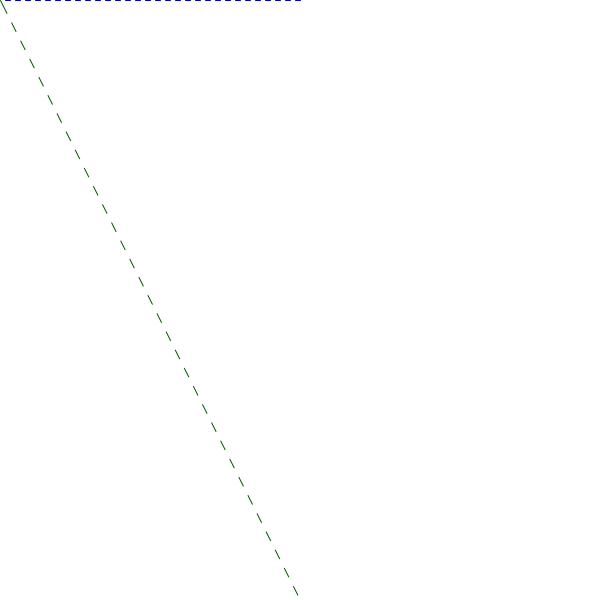
Frame 1 (no input)
Frame 60 (the mouse pressed at the canvas centre just before this capture): identical to frame 1, image omitted
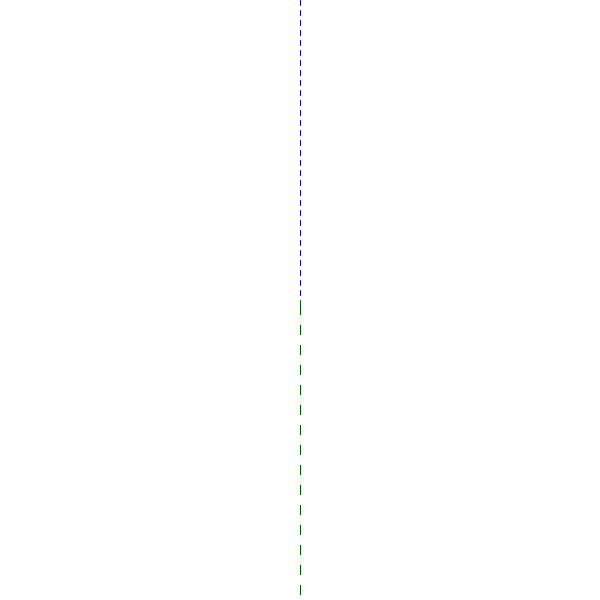
Frame 120 (the mouse held since frame 60 and released just before this capture)

The Processing sketch that drew these frames (run headless with seeded random() and noise(); from frame 60 on, the mouse is pressed at the canvas centre):

// Processing sketch: DottedLines
// ── DottedLines.pde
// http://forum.processing.org/topic/does-any-one-no-how-to-draw-a-dotted-line-with-from-particular-orgin-to-cureent-location-of-mousex-and-mousey
float STEP_SIZE = 5;

void setup()
{
  size(600, 600);
  smooth();
}

void draw()
{
  background(255);

  {  
    float y = height;
    float x = width / 2;
    float d = dist(x, y, mouseX, mouseY);
    int stepNb = int(d / STEP_SIZE / 4);
    float dx = (x - mouseX) / stepNb;
    float dy = (y - mouseY) / stepNb;
    
    stroke(#005500);
    line(x, y, mouseX, mouseY);
  
    fill(255); noStroke();
    for (int i = 0; i < stepNb; i++)
    {
      ellipse(x, y, STEP_SIZE * 2, STEP_SIZE * 2);
      x -= dx; y -= dy;
    }
  }

  stroke(#0000AA);
  {
    float y = 0;
    float x = width / 2;
    float d = dist(x, y, mouseX, mouseY);
    int stepNb = int(d / STEP_SIZE / 2);
    
    float a = PI - atan2(y - mouseY, x - mouseX);
    float dx = STEP_SIZE * cos(a);
    float dy = STEP_SIZE * sin(a);
    
    for (int i = 0; i < stepNb; i++)
    {     
      line(x, y, x += dx, y -= dy);
      x += dx; y -= dy;
    }
  }
}
